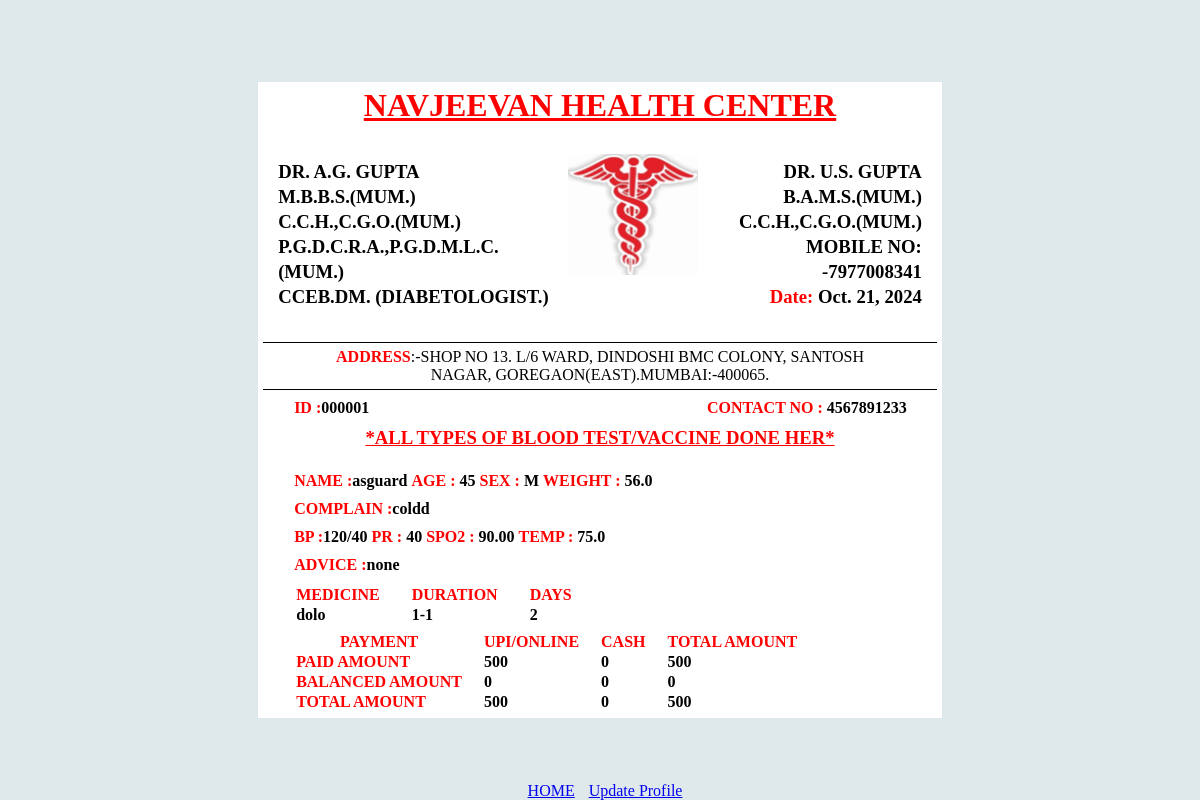
Page /detail/000001/ on the committed database.
### clinic/models.py (models this page shows, shortened)
class patient(models.Model):
    id = models.CharField(max_length=6, primary_key=True, unique=True, default ='')
    date = models.DateField(default= timezone.now)
    name = models.CharField(default='', max_length=255)
    sex = models.CharField(choices=[('M', 'Male'), ('F', 'Female'), ('O', 'Other')], default='', max_length=1)
    age = models.CharField(default='', max_length= 100)
    weight = models.CharField(default='', max_length= 100)
    mobile_number = models.CharField(max_length=10, default='')
    Complain = models.CharField(default='', max_length=200)
    BP = models.CharField(max_length=15, blank=True, null=True, default=None)
    PR = models.CharField(max_length=3, default='' )      #(max_length = 3, db_column='PR' + suffix)
    SPO2 = models.DecimalField(max_digits=5, decimal_places=2, validators=[MinValueValidator(0), MaxValueValidator(100)])
    Temp =models.FloatField(default=0)
    Advice = models.CharField(default='',max_length=200)
    Medicine = models.CharField(default='', max_length=200)
    Duration = models.CharField(default='', max_length=200)
    Days = models.CharField(default='', max_length=20)
    Online_payment = models.CharField(default='',max_length=255)
    Cash_payment = models.CharField(default='', max_length=255)
    Balance_amount = models.CharField(default='', max_length=255)
    Paid_amount = models.CharField(default='', max_length=255)
    Total_amount = models.CharField(default='', max_length=255)

### clinic/views.py (the view)
# urls.py: path('detail/<str:id>/', patientprofileview.as_view(), name='patient_detail'), #instead of <int:pk> i have used <str:id> which will show the patient detail when id is been put.
class patientprofileview(DetailView):
    model = patient
    template_name = 'clinic/patient_detail.html'
    context_object_name ='patient'
    slug_field = 'id'
    def get_object(self, queryset=None):
        id = self.kwargs.get('id')
        return self.model.objects.get(id=id)

### clinic/templates/clinic/patient_detail.html (shortened to what this page needs)
{% load static %}
<form>
    <div class=" header">
        <h1><u>NAVJEEVAN HEALTH CENTER</u></h1>
    </div>
    <div class=" container">
        <div class="b2">
            <tr>
                <th><h3>DR. A.G. GUPTA</h3></th>
                <th><h3>M.B.B.S.(MUM.)</h3></th>
                <th><h3>C.C.H.,C.G.O.(MUM.)</h3></th>
                <th><h3>P.G.D.C.R.A.,P.G.D.M.L.C.(MUM.)</h3></th>
                <th><h3>CCEB.DM. (DIABETOLOGIST.)</h3></th>
            </tr>
        </div>
        <img src="{% static 'img/dr logo.png' %}" alt="logo">
        <div class="b3">
            <tr>
                <th><h3>DR. U.S. GUPTA</h3></th>
                <th><h3>B.A.M.S.(MUM.)</h3></th>
                <th><h3>C.C.H.,C.G.O.(MUM.)</h3></th>
                <th><h3>MOBILE NO: -7977008341</h3></th>
                <th><h3><b><span style="color: red;">Date: </span></b>{{patient.date}}</h3></th>
            </tr>
        </div>
    </div>
    <br>
    <div class="a2">
        <p style="text-align: center;padding-top: 5px;"><b><span style="color: red;">ADDRESS</span></b>:-SHOP NO 13. L/6 WARD, DINDOSHI BMC COLONY, SANTOSH </p>
        <p style="text-align: center;padding-bottom: 5px;">NAGAR, GOREGAON(EAST).MUMBAI:-400065.</p>
    </div>
    <div class="a3">
        <div class="L1">
            <b><span style="color: red; float: left; margin-left: 31px;">ID : </span> {{patient.id}} </b>
            <b style="float: right; margin-right: 30px;"> <span style="color: red;">CONTACT NO : </span> {{patient.mobile_number}} </b>
        </div>
        <h3 style="color: red;text-align: center;"><u>*ALL TYPES OF BLOOD TEST/VACCINE DONE HER*</u></h3>
        <br>
        <div class="L2">
            <b><span style="color: red; float: left; margin-left: 31px;">NAME : </span>{{patient.name}}</b>
            <b><span style="color: red;">AGE : </span>{{patient.age}}</b>
            <b><span style="color: red;">SEX : </span>{{patient.sex}}</b>
            <b><span style="color: red; ">WEIGHT : </span>{{patient.weight}}</b>
        </div>
        <div class="complain">
            <b><span style="color: red; float: left; margin-left: 31px;">COMPLAIN : </span> {{patient.Complain}}</b>
        </div>
        <div class="bp">
            <b><span style="color: red; float: left; margin-left: 31px;">BP : </span>{{patient.BP}}</b>
            <b><span style="color: red;">PR : </span>{{patient.PR}}</b>
            <b><span style="color: red;">SPO2 : </span>{{patient.SPO2}}</b>
            <b><span style="color: red;">TEMP : </span>{{patient.Temp}}</b>
        </div>
        <div class = "advice">
            <b><span style="color: red; float: left; margin-left: 31px;">ADVICE : </span> {{patient.Advice}}</b>
        </div>
        <div class="table">
            <table>
                <thead>
                    <tr style="color: red;">
                        <th style="padding-right: 30px;"><b> MEDICINE </b></th>
                        <th style="padding-right: 30px;"><b> DURATION </b></th>
                        <th style="padding-right: 30px;"><b> DAYS </b></th>
                    </tr>
                </thead>
                <tbody>
                    <tr>
                        <td style="padding-right: 30px;"><b> <span type="text" name="Medicine" > {{ patient.Medicine }} </span> </b></td>
                        <td style="padding-right: 30px;"><b> <span type="text" name="Duration" > {{ patient.Duration }} </span> </b></td>
                        <td style="padding-right: 30px;"><b> <span type="number" name="Days" > {{ patient.Days }} </span> </b></td>
                    </tr>
                </tbody>
            </table>
        </div>
        <div class="payment">
            <table style="float: left; margin-left: 31px;">
                <thead>
                    <tr style="color: red;">
                        <th style="padding-right: 20px;"> PAYMENT </th>
                        <th style="padding-right: 20px;"> UPI/ONLINE </th>
                        <th style="padding-right: 20px;"> CASH </th>
                        <th style="padding-right: 20px;"> TOTAL AMOUNT </th>
                    </tr>
                </thead>
                <tbody>
                    <tr>
                        <td style="color: red;"><b> <span> PAID AMOUNT </span> </b></td>
                        <td style="padding-right: 20px;"><b> <span> {{ patient.Online_payment }} </span> </b> </td>
                        <td style="padding-right: 20px;"><b> <span> {{ patient.Cash_payment }} </span> </b></td>
                        <td style="padding-right: 20px;"><b> <span> {{ patient.Paid_amount }} </span> </b></td>
                    </tr>
                    <tr>
                        <td style="color: red; padding-right: 20px;"><b> <span> BALANCED AMOUNT </span> </b></td>
                        <td style="padding-right: 20px;"><b> <span> 0 </span> </b></td>
                        <td style="padding-right: 20px;"><b> <span> 0 </span> </b></td>
                        <td style="padding-right: 20px;"><b> <span> {{ patient.Balance_amount }} </span> </b></td>
                    </tr>
                    <tr>
                        <td style="color: red; padding-right: 20px;"><b> <span> TOTAL AMOUNT </span> </b></td>
                        <td style="padding-right: 20px;"><b> <span> {{ patient.Online_payment }} </span> </b></td>
                        <td style="padding-right: 20px;"><b> <span> {{ patient.Cash_payment }} </span> </b></td>
                        <td style="padding-right: 20px;"><b> <span> {{ patient.Total_amount }} </span> </b></td>
                    </tr>
                </tbody>
                <br>
            </table>
        </div>
    </div>
</form>
<div style="position: fixed; bottom: 0; left: 50%; transform: translateX(-50%); text-align: center;">
    <a href="{% url 'home' %}" style = "padding:10px">HOME</a>
    <a href="{% url 'patient_update' id=patient.id %}">Update Profile</a>
</div>

### rows in the picture
patient: date "Oct. 21, 2024", id "000001", mobile_number "4567891233", name "asguard", age "45", sex "M", weight "56.0", Complain "coldd", BP "120/40", PR "40", SPO2 "90.00", Temp "75.0", Advice "none", Medicine "dolo", Duration "1-1", Days "2", Online_payment "500", Cash_payment "0", Paid_amount "500", Balance_amount "0", Total_amount "500"
